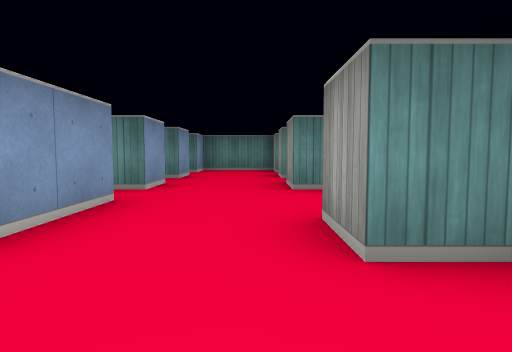
View 1 (above)

15 first-person views from a walk through a cub3D ray-caster map. The camera is about half as high as the walls, tilts 4° down and sees 75° across. The floor is counted in squares. Each view is taken from the middle of a square. On the plan, view 1 faces up. The plan holds only what a view shows up to about 9 squares ahead; the rest is blank.

View 2
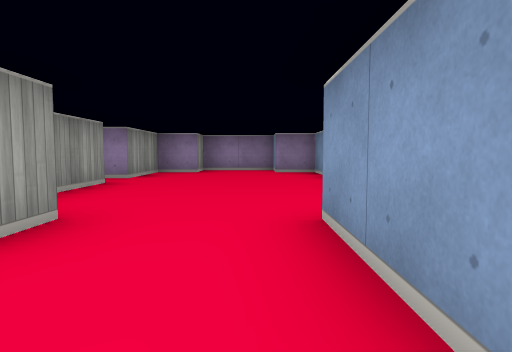

View 3
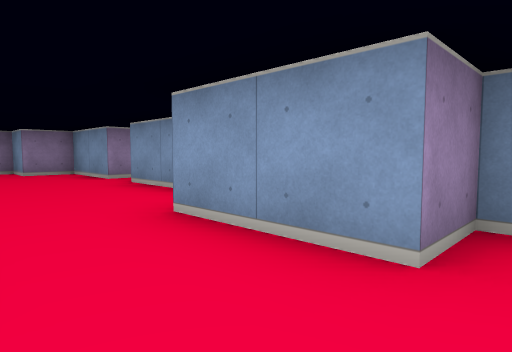

View 4
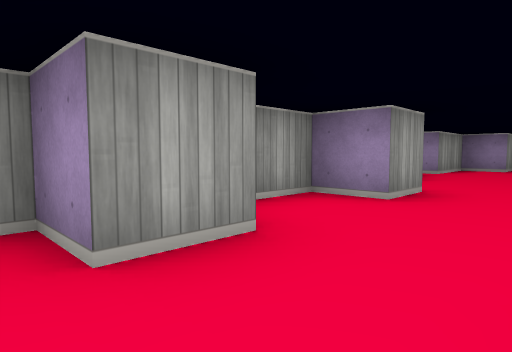

View 5
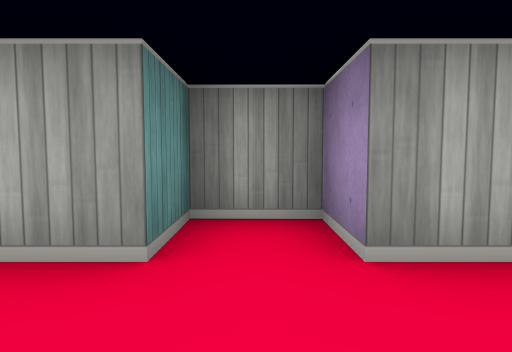

View 6
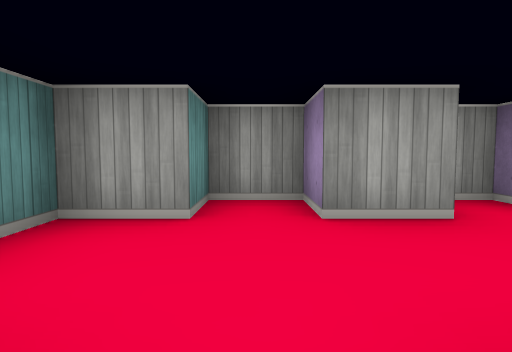

View 7
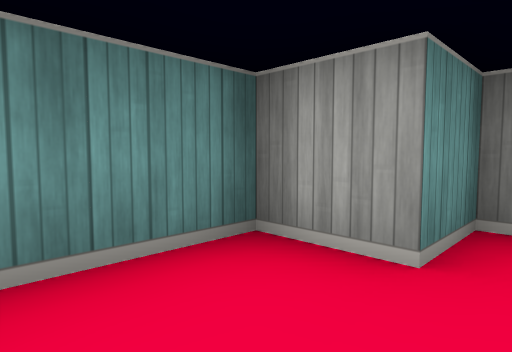

View 8
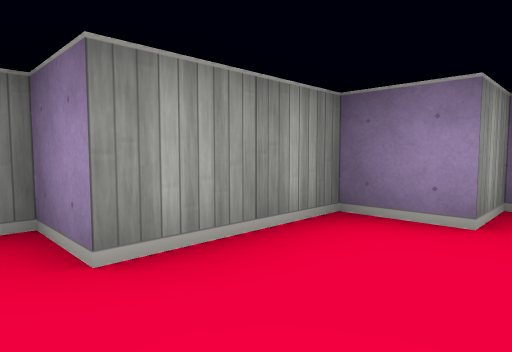

View 9
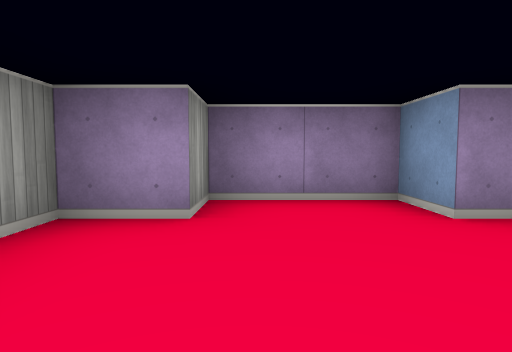

View 10
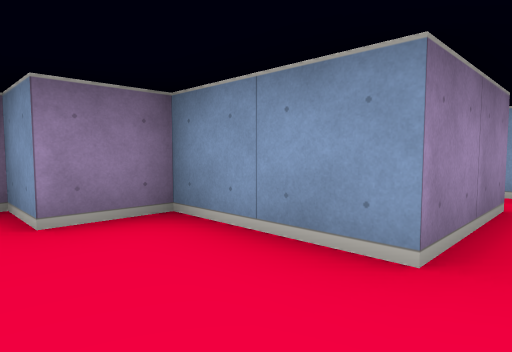

View 11
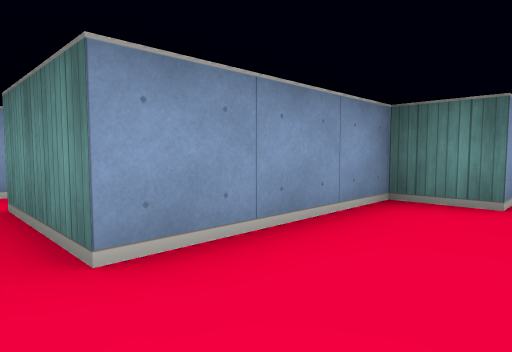

View 12
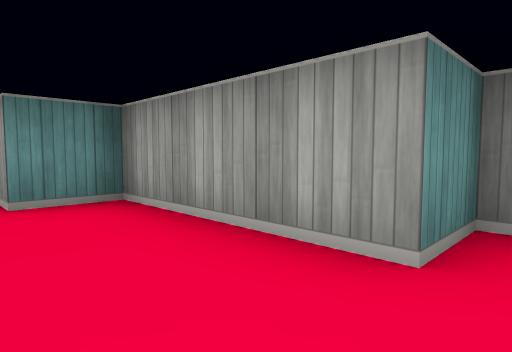

View 13
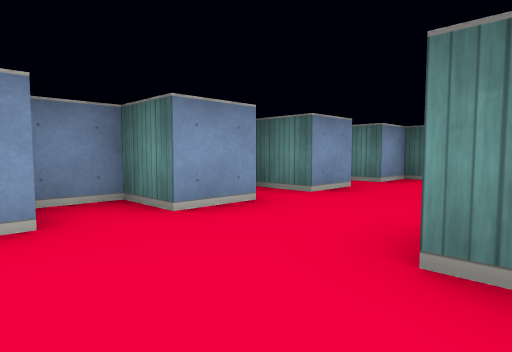

View 14
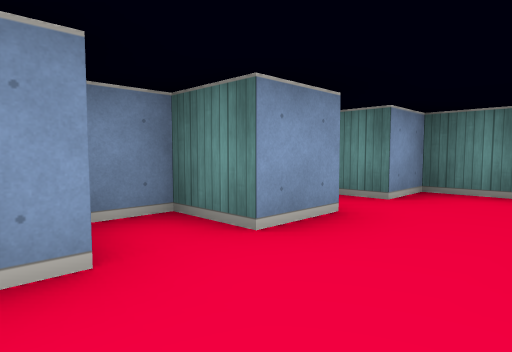

View 15
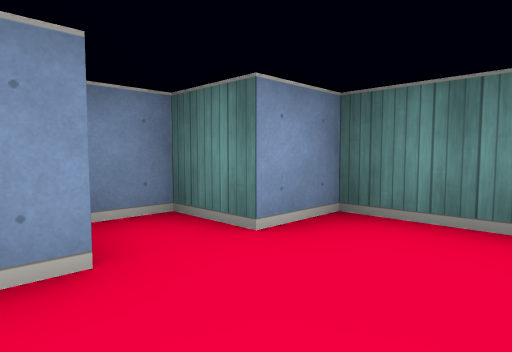

### Floor plan
Points are (right, up) in squares from view 1. A wall is a line through its corners. A room is listed if a view was taken in it or the views show most of it. See-through windows are left out.
Room 1 (views 1, 2, 3, 8, 9, 10, 11, 12, 13)
walls: (-2.5, -2.5) (-2.5, -4.5) (-1.5, -4.5) (-1.5, -5.5) (0.5, -5.5) (0.5, -4.5) (1.5, -4.5) (1.5, -2.5) (2.5, -2.5) (2.5, -1.5) (1.5, -1.5) (1.5, 1.5) (0.5, 1.5) (0.5, 2.5) (1.5, 2.5) (1.5, 3.5); (1, 4.5) (0.5, 4.5); (-1.5, 4.5) (-2.5, 4.5) (-2.5, 3.5) (-1.5, 3.5) (-1.5, 1.5) (-2.5, 1.5) (-2.5, -1.5)
ways out: opening at (-0.5, 5) to room 2; opening at (-3.5, -2)
Room 2 (views 4, 5, 14, 15)
walls: (-1.5, 5.6) (-1.5, 4.5); (-1.5, 7.6) (-1.5, 6.5) (-2.5, 6.5) (-2.5, 5.8); (0.5, 4.5) (0.5, 5.5) (1.5, 5.5) (1.5, 6.5) (0.5, 6.5) (0.5, 7.5)
ways out: opening at (-0.5, 5) to room 1; opening at (-0.5, 7) to room 3
Room 3 (views 6, 7)
walls: (0.5, 7.5) (1.5, 7.5) (1.5, 8.5) (0.5, 8.5) (0.5, 9.5) (-1.5, 9.5) (-1.5, 8.5) (-2.5, 8.5) (-2.5, 7.8)
ways out: opening at (-0.5, 7) to room 2

Where each view was taken, in squares from view 1:
view 1: 0 up, 0 right, facing up
view 2: 4 up, 1 left, facing down
view 3: 4 up, 0 right, facing down-left
view 4: 6 up, 1 left, facing down-right
view 5: 6 up, 1 left, facing right
view 6: 8 up, 2 left, facing right
view 7: 8 up, 1 left, facing up-right
view 8: 2 down, 0 right, facing down-right
view 9: 2 down, 0 right, facing down
view 10: 2 down, 1 left, facing down-left
view 11: 2 down, 1 left, facing up-left
view 12: 2 down, 0 right, facing up-right
view 13: 3 up, 1 right, facing up-left
view 14: 5 up, 0 right, facing up-left
view 15: 7 up, 0 right, facing up-left
